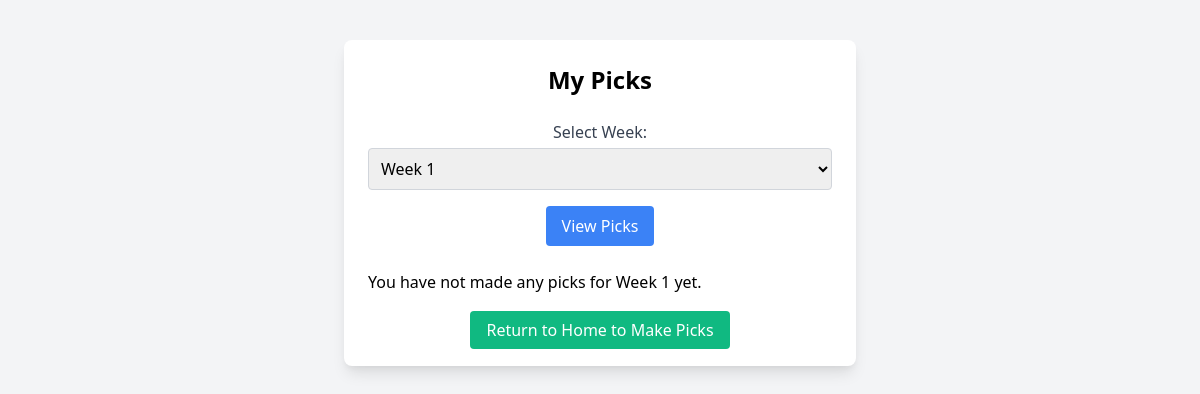
The page /my_picks (signed in) on the database as committed earlier.
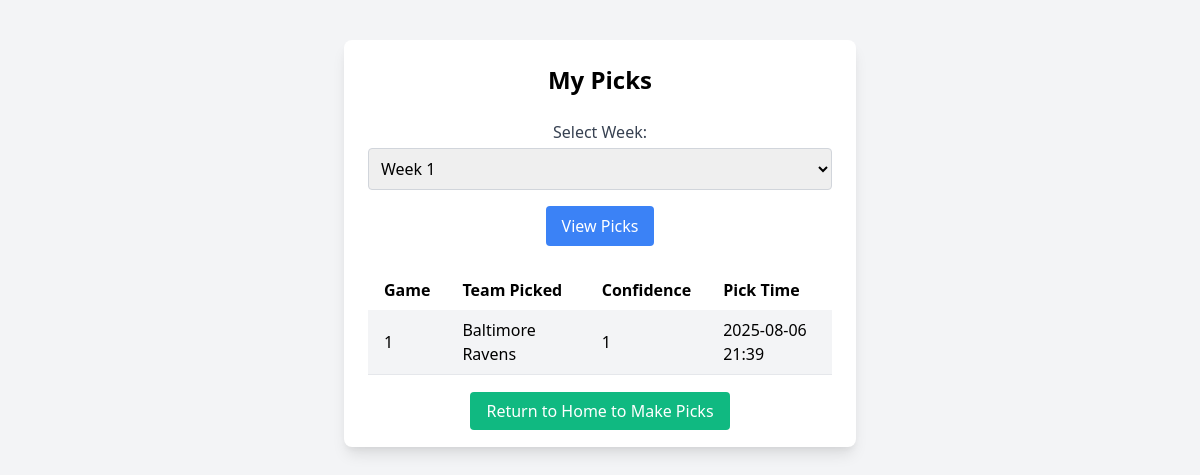
The same page on the database as committed later.
### Football_Project/models.py (models this page shows, shortened)
class Pick(db.Model):
    id = db.Column(db.Integer, primary_key=True)
    user_id = db.Column(db.Integer, db.ForeignKey('user.id'), nullable=False)
    game_id = db.Column(db.Integer, db.ForeignKey('game.id'), nullable=False)
    team_picked = db.Column(db.String(100), nullable=True)
    confidence = db.Column(db.Integer, nullable=False)
    pick_time = db.Column(db.DateTime, default=datetime.utcnow)
    week = db.Column(db.Integer, nullable=False)
    points_earned = db.Column(db.Integer, default=0)
    is_overridden = db.Column(db.Boolean, default=False)

### Football_Project/routes.py (the view)
@main_bp.route('/my_picks', methods=['GET', 'POST'])
@login_required
def my_picks():
    weeks = list(range(1, 18))
    selected_week = int(request.form.get('week', 1))
    user_picks = Pick.query.filter_by(user_id=current_user.id, week=selected_week).all()
    return render_template('my_picks.html', picks=user_picks, weeks=weeks, selected_week=selected_week)

### Football_Project/templates/my_picks.html (shortened to what this page needs)
<!DOCTYPE html>
<html lang="en">
<head>
    <link rel="stylesheet" href="https://cdnjs.cloudflare.com/ajax/libs/tailwindcss/2.2.19/tailwind.min.css">
</head>
<body class="bg-gray-100">
    <div class="container mx-auto mt-10">
        <div class="max-w-lg mx-auto bg-white p-6 rounded-lg shadow-lg">
            <h2 class="text-2xl font-bold mb-6 text-center">My Picks</h2>
            <form method="POST" action="{{ url_for('my_picks') }}" class="mb-6 text-center">
                <label for="week" class="block text-gray-700">Select Week:</label>
                <select name="week" id="week" class="w-full p-2 border border-gray-300 rounded mt-1">
                    {% for week in weeks %}
                        <option value="{{ week }}" {% if week == selected_week %}selected{% endif %}>
                            Week {{ week }}
                        </option>
                    {% endfor %}
                </select>
                <button type="submit" class="mt-4 bg-blue-500 text-white py-2 px-4 rounded">View Picks</button>
            </form>
            {% if picks %}
                <table class="w-full text-left table-auto">
                    <thead>
                        <tr>
                            <th class="px-4 py-2">Game</th>
                            <th class="px-4 py-2">Team Picked</th>
                            <th class="px-4 py-2">Confidence</th>
                            <th class="px-4 py-2">Pick Time</th>
                        </tr>
                    </thead>
                    <tbody>
                        {% for pick in picks %}
                            <tr class="bg-gray-100 border-b">
                                <td class="px-4 py-2">{{ pick.game_id }}</td>
                                <td class="px-4 py-2">{{ pick.team_picked }}</td>
                                <td class="px-4 py-2">{{ pick.confidence }}</td>
                                <td class="px-4 py-2">{{ pick.pick_time.strftime('%Y-%m-%d %H:%M') }}</td>
                            </tr>
                        {% endfor %}
                    </tbody>
                </table>
            {% else %}
                <p>You have not made any picks for Week {{ selected_week }} yet.</p>
            {% endif %}
            <div class="text-center mt-6">
                <a href="{{ url_for('index') }}" class="bg-green-500 text-white py-2 px-4 rounded">
                    Return to Home to Make Picks
                </a>
            </div>
        </div>
    </div>
</body>
</html>

Rows that differ between the two databases and show on the page:
added Pick: game_id "1", team_picked "Baltimore Ravens", confidence "1", pick_time "2025-08-06 21:39"
Other text that changed with them:
{{ selected_week }}: "1" → (not shown)
text no longer shown: "You have not made any picks for Week yet."
text now shown: "Game Team Picked Confidence Pick Time"
